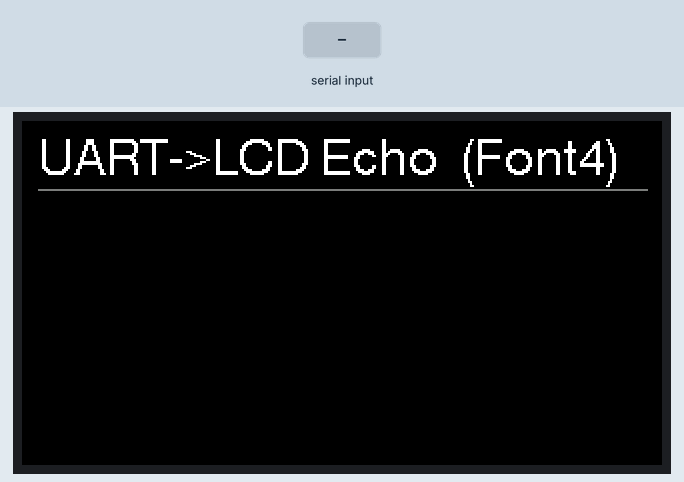
Bench run of a sketch on a simulated ESP32. Parts: 320×172 colour display. The inputs (shaded band) are chosen by the test bench. What the sketch prints to the serial monitor is not drawn.

Above: at 3.5 s.
3.6 s: "test\n" received over Serial
At 4.4 s:
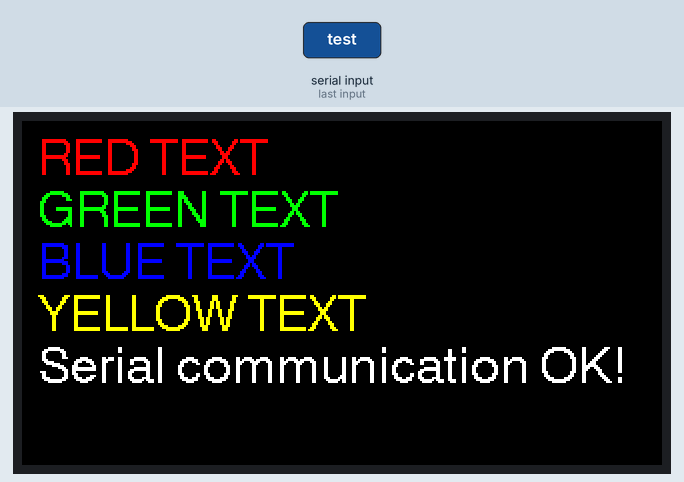
5.2 s: "1\n" received over Serial
At 7.6 s:
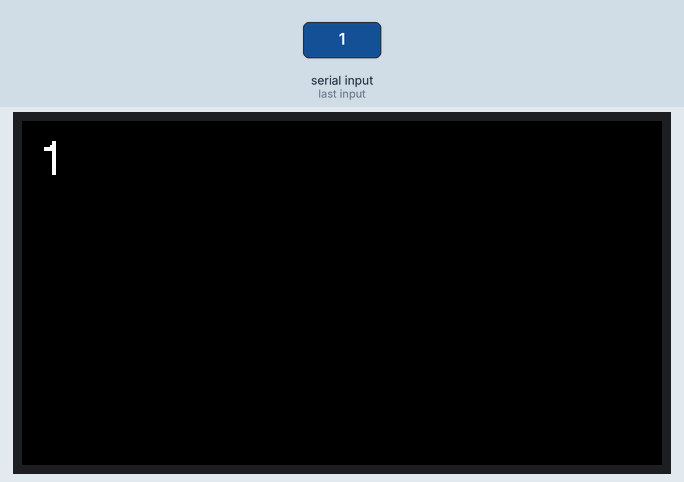
8.2 s: "clear\n" received over Serial
Timing chart, 0 to 11.2 s (numbered marks = the images above; inputs shaded):
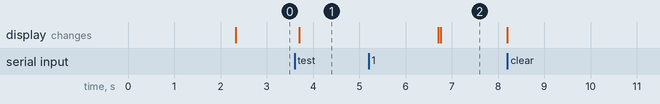

The sketch:

serial_comm_LCD_test.ino
```cpp
/*
 * ESP32-C6-LCD-1.47 (Waveshare) 用
 * PCのUSBシリアル(Serial)で受信した文字列をLCD(ST7789/172x320)に表示
 * フォントは Font4（LovyanGFXの組み込み）を使用。
 * 折り返しは textWidth() により、最下段到達時は全画面クリアの簡易スクロール。
 *
 * 固定ピン（ボード仕様）:
 *   MOSI=GPIO6, SCLK=GPIO7, CS=GPIO14, DC=GPIO15, RST=GPIO21, BL=GPIO22
 */

#include <LovyanGFX.hpp>

//==================== ボード固有設定（LovyanGFX） ====================
class LGFX_ESP32C6_WS : public lgfx::LGFX_Device {
  lgfx::Panel_ST7789 _panel;
  lgfx::Bus_SPI      _bus;
  lgfx::Light_PWM    _light;
public:
  LGFX_ESP32C6_WS(void) {
    { // SPIバス設定
      auto cfg = _bus.config();
      cfg.spi_host   = SPI2_HOST;       // ESP32-C6はSPI2/SPI3
      cfg.spi_mode   = 0;
      cfg.freq_write = 20000000;        // まず20MHz（安定確認後40MHzへ）
      cfg.freq_read  = 10000000;
      cfg.spi_3wire  = false;           // MISO無しのため4-wire想定
      cfg.use_lock   = true;
      cfg.dma_channel = SPI_DMA_CH_AUTO; // 問題があれば 0 にして切り分け
      cfg.pin_sclk   = 7;               // GPIO7 SCLK
      cfg.pin_mosi   = 6;               // GPIO6 MOSI
      cfg.pin_miso   = -1;              // なし
      cfg.pin_dc     = 15;              // GPIO15 DC
      _bus.config(cfg);
      _panel.setBus(&_bus);
    }
    { // パネル設定
      auto cfg = _panel.config();
      cfg.pin_cs     = 14;              // GPIO14 CS
      cfg.pin_rst    = 21;              // GPIO21 RST
      cfg.pin_busy   = -1;
      cfg.memory_width  = 172;
      cfg.memory_height = 320;
      cfg.panel_width   = 172;
      cfg.panel_height  = 320;
      cfg.offset_x = 0;
      cfg.offset_y = 0;
      cfg.offset_rotation = 0;
      cfg.invert   = false;             // 色反転に見えるなら true
      cfg.rgb_order = false;            // BGRなら true
      cfg.readable = false;             // 読み出し不可
      cfg.bus_shared = false;
      _panel.config(cfg);
    }
    { // バックライトPWM（GPIO22）
      auto cfg = _light.config();
      cfg.pin_bl = 22;
      cfg.freq   = 5000;                // 5kHz
      cfg.pwm_channel = 0;
      _light.config(cfg);
      _panel.setLight(&_light);
    }
    setPanel(&_panel);
  }
};

LGFX_ESP32C6_WS lcd;

//==================== 表示ロジック ====================
static const int margin = 8;   // 上下左右の余白
int cursorX = margin;
int cursorY = margin;
int lineHeight = 0;

// 文字サイズ（整数倍率）。大きくしたいときは 2 や 3 に変更
int textSize = 1; // 例：2ならFont4の2倍

// 折り返し判定：lineBufを描画せずに幅確認
bool needWrap(const String& s) {
  int w = lcd.textWidth(s);
  return (cursorX + w > lcd.width() - margin);
}

// 改行処理：行送りと最下段チェック
void newLine() {
  cursorX = margin;
  cursorY += lineHeight;
  if (cursorY > lcd.height() - margin - lineHeight) {
    // 一旦全画面クリア（簡易スクロール）
    lcd.fillScreen(TFT_BLACK);
    cursorY = margin;
  }
}

//==================== 受信 → 描画 ====================
String lineBuf;

void flushLine() {
  if (lineBuf.length() == 0) return;
  lcd.setCursor(cursorX, cursorY);
  lcd.print(lineBuf);
  cursorX += lcd.textWidth(lineBuf);
  lineBuf = "";
}

void putCharLCD(char c) {
  if (c == '\r') return;     // CRは無視（Windows端末対策）
  if (c == '\n') {
    flushLine();
    newLine();
    return;
  }

  // 追加後に折り返しが必要なら、いったん出力 → 改行
  String candidate = lineBuf + c;
  if (needWrap(candidate)) {
    flushLine();
    newLine();
  }
  lineBuf += c;

  // 文字を追加したら即座に表示して結果を確認できるようにする
  flushLine();
}

//==================== Arduino標準関数 ====================
void setup() {
  // LCD初期化を先に行う（視覚的確認のため）
  lcd.begin();
  lcd.setRotation(1);           // 横表示（論理座標: 320x172）
  lcd.setBrightness(220);
  lcd.fillScreen(TFT_BLACK);

  // フォント設定（Font4）
  lcd.setFont(&fonts::Font4);
  lcd.setTextSize(textSize);    // 倍率指定（1/2/3…）
  lcd.setTextColor(TFT_WHITE, TFT_BLACK);
  lcd.setTextDatum(textdatum_t::top_left);

  // 行高さはフォント＋倍率で計算
  lineHeight = lcd.fontHeight() * textSize;

  // LCD初期表示
  lcd.setCursor(margin, margin);
  lcd.println("ESP32-C6 LCD Test");
  cursorY = margin + lineHeight;
  lcd.setCursor(margin, cursorY);
  lcd.setTextColor(TFT_YELLOW, TFT_BLACK);
  lcd.println("Initializing Serial...");
  cursorY += lineHeight;

  // USB CDC 初期化
  Serial.begin(115200);

  // Serial初期化待ち（最大10秒）
  lcd.setCursor(margin, cursorY);
  lcd.setTextColor(TFT_CYAN, TFT_BLACK);
  lcd.println("Waiting for Serial...");
  cursorY += lineHeight;

  unsigned long startTime = millis();
  while (!Serial && (millis() - startTime < 10000)) {
    delay(100);
    lcd.setCursor(margin, cursorY);
    lcd.printf("Wait: %ds", (millis() - startTime) / 1000);
  }

  if (Serial) {
    lcd.setCursor(margin, cursorY);
    lcd.setTextColor(TFT_GREEN, TFT_BLACK);
    lcd.println("Serial: OK       ");
    cursorY += lineHeight;

    Serial.println("\n=== ESP32-C6 LCD Serial Test Start ===");
    Serial.println("LCD initialization completed successfully!");
    Serial.println("Send characters via serial monitor to display on LCD");
    Serial.println("Baud rate: 115200");
    Serial.println("Type 'test' to run a test sequence");
    Serial.println("======================================\n");
  } else {
    lcd.setCursor(margin, cursorY);
    lcd.setTextColor(TFT_RED, TFT_BLACK);
    lcd.println("Serial: FAILED!");
    cursorY += lineHeight;
  }

  // 最終的な画面クリアと準備
  delay(2000);
  lcd.fillScreen(TFT_BLACK);
  cursorX = margin;
  cursorY = margin;

  // タイトル行
  lcd.setCursor(margin, margin);
  lcd.setTextColor(TFT_WHITE, TFT_BLACK);
  lcd.println("UART->LCD Echo  (Font4)");
  cursorY = margin + lineHeight;
  cursorX = margin;
  lcd.drawLine(margin, cursorY, lcd.width() - margin, cursorY, TFT_DARKGREY);
  cursorY += (lineHeight / 4);  // 少し余白
}

void loop() {
  static unsigned long lastDebugTime = 0;
  static unsigned long lastHeartbeat = 0;
  static int charCount = 0;
  static int heartbeatCount = 0;
  static String inputBuffer = "";

  // ハートビート表示（1秒ごと）
  if (millis() - lastHeartbeat > 1000) {
    heartbeatCount++;
    if (Serial) {
      Serial.printf("[HEARTBEAT %d] Waiting for input... (Type 'test' for demo)\n", heartbeatCount);
    }
    lastHeartbeat = millis();
  }

  // 受信文字を処理
  while (Serial.available()) {
    char c = (char)Serial.read();
    charCount++;

    // 受信文字をPC側にエコーバック（そのまま）
    Serial.write(c);

    // 受信文字をLCDに表示
    putCharLCD(c);

    // 改行文字をチェックしてコマンド処理
    if (c == '\n' || c == '\r') {
      if (inputBuffer.length() > 0) {
        // 特別なコマンドの処理
        if (inputBuffer.equals("test")) {
          Serial.println("\n[Executing test command...]");
          runTestSequence();
        } else if (inputBuffer.equals("clear")) {
          lcd.fillScreen(TFT_BLACK);
          cursorX = margin;
          cursorY = margin;
          Serial.println("\n[LCD cleared]");
        }
        inputBuffer = "";
      }
    } else {
      inputBuffer += c;
    }
  }

  // 10秒ごとに詳細な状態情報を表示
  if (millis() - lastDebugTime > 10000) {
    Serial.println("\n=== STATUS REPORT ===");
    Serial.printf("Total chars received: %d\n", charCount);
    Serial.printf("LCD cursor at (%d, %d)\n", cursorX, cursorY);
    Serial.printf("Free heap: %d bytes\n", ESP.getFreeHeap());
    Serial.printf("Uptime: %lu ms\n", millis());
    Serial.println("Commands: 'test', 'clear'");
    Serial.println("====================\n");
    lastDebugTime = millis();
  }
}

// テストシーケンス実行
void runTestSequence() {
  Serial.println("\n=== RUNNING TEST SEQUENCE ===");

  // LCD画面クリア
  lcd.fillScreen(TFT_BLACK);
  cursorX = margin;
  cursorY = margin;

  // カラーテスト
  lcd.setTextColor(TFT_RED, TFT_BLACK);
  lcd.setCursor(margin, margin);
  lcd.println("RED TEXT");

  lcd.setTextColor(TFT_GREEN, TFT_BLACK);
  lcd.setCursor(margin, margin + lineHeight);
  lcd.println("GREEN TEXT");

  lcd.setTextColor(TFT_BLUE, TFT_BLACK);
  lcd.setCursor(margin, margin + lineHeight * 2);
  lcd.println("BLUE TEXT");

  lcd.setTextColor(TFT_YELLOW, TFT_BLACK);
  lcd.setCursor(margin, margin + lineHeight * 3);
  lcd.println("YELLOW TEXT");

  lcd.setTextColor(TFT_WHITE, TFT_BLACK);
  lcd.setCursor(margin, margin + lineHeight * 4);
  lcd.println("Serial communication OK!");

  Serial.println("Color test completed on LCD");
  Serial.println("If you see colored text on LCD, communication is working!");
  Serial.println("========================\n");

  delay(3000);

  // 通常表示に戻す
  lcd.fillScreen(TFT_BLACK);
  cursorX = margin;
  cursorY = margin;
  lcd.setTextColor(TFT_WHITE, TFT_BLACK);
}
```

Measured:
- after the input at 3.6 s, the display: changes after 0.10 s (image 1)
- after the input at 5.2 s, the display: first differs from a run without the input after 1.6 s (image 2)
